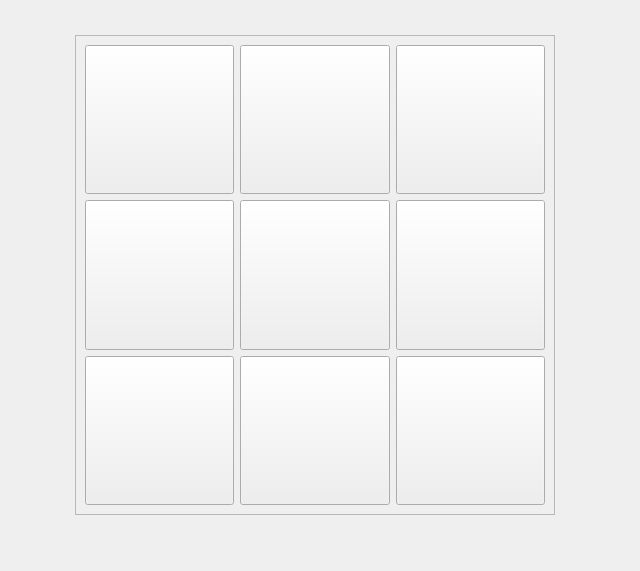
<?xml version="1.0" encoding="UTF-8"?>
<ui version="4.0">
 <class>Form</class>
 <widget class="QWidget" name="Form">
  <property name="geometry">
   <rect>
    <x>0</x>
    <y>0</y>
    <width>640</width>
    <height>571</height>
   </rect>
  </property>
  <property name="windowTitle">
   <string>Form</string>
  </property>
  <widget class="QLabel" name="label">
   <property name="geometry">
    <rect>
     <x>50</x>
     <y>10</y>
     <width>530</width>
     <height>530</height>
    </rect>
   </property>
   <property name="text">
    <string/>
   </property>
   <property name="pixmap">
    <pixmap>../../../../../../../Downloads/circle-png-circled-thin-icon-1600.png</pixmap>
   </property>
   <property name="scaledContents">
    <bool>true</bool>
   </property>
  </widget>
  <widget class="QFrame" name="frame">
   <property name="geometry">
    <rect>
     <x>75</x>
     <y>35</y>
     <width>480</width>
     <height>480</height>
    </rect>
   </property>
   <property name="frameShape">
    <enum>QFrame::StyledPanel</enum>
   </property>
   <property name="frameShadow">
    <enum>QFrame::Raised</enum>
   </property>
   <layout class="QGridLayout" name="gridLayout_2">
    <item row="0" column="1">
     <widget class="QPushButton" name="pushButton_12">
      <property name="sizePolicy">
       <sizepolicy hsizetype="Preferred" vsizetype="Preferred">
        <horstretch>0</horstretch>
        <verstretch>0</verstretch>
       </sizepolicy>
      </property>
      <property name="minimumSize">
       <size>
        <width>64</width>
        <height>128</height>
       </size>
      </property>
      <property name="text">
       <string/>
      </property>
      <property name="icon">
       <iconset>
        <normaloff>../../../../../../../Downloads/iOS/icons8-yii-framework-150(@3×).png</normaloff>../../../../../../../Downloads/iOS/icons8-yii-framework-150(@3×).png</iconset>
      </property>
      <property name="iconSize">
       <size>
        <width>32</width>
        <height>32</height>
       </size>
      </property>
     </widget>
    </item>
    <item row="2" column="0">
     <widget class="QPushButton" name="pushButton_9">
      <property name="sizePolicy">
       <sizepolicy hsizetype="Preferred" vsizetype="Preferred">
        <horstretch>0</horstretch>
        <verstretch>0</verstretch>
       </sizepolicy>
      </property>
      <property name="minimumSize">
       <size>
        <width>64</width>
        <height>64</height>
       </size>
      </property>
      <property name="text">
       <string/>
      </property>
      <property name="icon">
       <iconset>
        <normaloff>../../../../../../../Downloads/iOS/icons8-yii-framework-150(@3×).png</normaloff>../../../../../../../Downloads/iOS/icons8-yii-framework-150(@3×).png</iconset>
      </property>
      <property name="iconSize">
       <size>
        <width>32</width>
        <height>32</height>
       </size>
      </property>
     </widget>
    </item>
    <item row="2" column="2">
     <widget class="QPushButton" name="pushButton_8">
      <property name="sizePolicy">
       <sizepolicy hsizetype="Preferred" vsizetype="Preferred">
        <horstretch>0</horstretch>
        <verstretch>0</verstretch>
       </sizepolicy>
      </property>
      <property name="minimumSize">
       <size>
        <width>64</width>
        <height>128</height>
       </size>
      </property>
      <property name="text">
       <string/>
      </property>
      <property name="icon">
       <iconset>
        <normaloff>../../../../../../../Downloads/iOS/icons8-yii-framework-150(@3×).png</normaloff>../../../../../../../Downloads/iOS/icons8-yii-framework-150(@3×).png</iconset>
      </property>
      <property name="iconSize">
       <size>
        <width>32</width>
        <height>32</height>
       </size>
      </property>
     </widget>
    </item>
    <item row="2" column="1">
     <widget class="QPushButton" name="pushButton_10">
      <property name="sizePolicy">
       <sizepolicy hsizetype="Preferred" vsizetype="Preferred">
        <horstretch>0</horstretch>
        <verstretch>0</verstretch>
       </sizepolicy>
      </property>
      <property name="minimumSize">
       <size>
        <width>64</width>
        <height>128</height>
       </size>
      </property>
      <property name="text">
       <string/>
      </property>
      <property name="icon">
       <iconset>
        <normaloff>../../../../../../../Downloads/iOS/icons8-yii-framework-150(@3×).png</normaloff>../../../../../../../Downloads/iOS/icons8-yii-framework-150(@3×).png</iconset>
      </property>
      <property name="iconSize">
       <size>
        <width>32</width>
        <height>32</height>
       </size>
      </property>
     </widget>
    </item>
    <item row="0" column="0">
     <widget class="QPushButton" name="pushButton_13">
      <property name="sizePolicy">
       <sizepolicy hsizetype="Preferred" vsizetype="Preferred">
        <horstretch>0</horstretch>
        <verstretch>0</verstretch>
       </sizepolicy>
      </property>
      <property name="minimumSize">
       <size>
        <width>64</width>
        <height>128</height>
       </size>
      </property>
      <property name="text">
       <string/>
      </property>
      <property name="icon">
       <iconset>
        <normaloff>../../../../../../../Downloads/iOS/icons8-yii-framework-150(@3×).png</normaloff>../../../../../../../Downloads/iOS/icons8-yii-framework-150(@3×).png</iconset>
      </property>
      <property name="iconSize">
       <size>
        <width>32</width>
        <height>32</height>
       </size>
      </property>
     </widget>
    </item>
    <item row="0" column="2">
     <widget class="QPushButton" name="pushButton_11">
      <property name="sizePolicy">
       <sizepolicy hsizetype="Preferred" vsizetype="Preferred">
        <horstretch>0</horstretch>
        <verstretch>0</verstretch>
       </sizepolicy>
      </property>
      <property name="minimumSize">
       <size>
        <width>64</width>
        <height>128</height>
       </size>
      </property>
      <property name="text">
       <string/>
      </property>
      <property name="icon">
       <iconset>
        <normaloff>../../../../../../../Downloads/iOS/icons8-yii-framework-150(@3×).png</normaloff>../../../../../../../Downloads/iOS/icons8-yii-framework-150(@3×).png</iconset>
      </property>
      <property name="iconSize">
       <size>
        <width>32</width>
        <height>32</height>
       </size>
      </property>
     </widget>
    </item>
    <item row="1" column="2">
     <widget class="QPushButton" name="pushButton_14">
      <property name="sizePolicy">
       <sizepolicy hsizetype="Preferred" vsizetype="Preferred">
        <horstretch>0</horstretch>
        <verstretch>0</verstretch>
       </sizepolicy>
      </property>
      <property name="minimumSize">
       <size>
        <width>64</width>
        <height>128</height>
       </size>
      </property>
      <property name="text">
       <string/>
      </property>
      <property name="icon">
       <iconset>
        <normaloff>../../../../../../../Downloads/iOS/icons8-yii-framework-150(@3×).png</normaloff>../../../../../../../Downloads/iOS/icons8-yii-framework-150(@3×).png</iconset>
      </property>
      <property name="iconSize">
       <size>
        <width>32</width>
        <height>32</height>
       </size>
      </property>
     </widget>
    </item>
    <item row="1" column="1">
     <widget class="QPushButton" name="pushButton_15">
      <property name="sizePolicy">
       <sizepolicy hsizetype="Preferred" vsizetype="Preferred">
        <horstretch>0</horstretch>
        <verstretch>0</verstretch>
       </sizepolicy>
      </property>
      <property name="minimumSize">
       <size>
        <width>64</width>
        <height>128</height>
       </size>
      </property>
      <property name="text">
       <string/>
      </property>
      <property name="icon">
       <iconset>
        <normaloff>../../../../../../../Downloads/iOS/icons8-yii-framework-150(@3×).png</normaloff>../../../../../../../Downloads/iOS/icons8-yii-framework-150(@3×).png</iconset>
      </property>
      <property name="iconSize">
       <size>
        <width>32</width>
        <height>32</height>
       </size>
      </property>
     </widget>
    </item>
    <item row="1" column="0">
     <widget class="QPushButton" name="pushButton_16">
      <property name="sizePolicy">
       <sizepolicy hsizetype="Preferred" vsizetype="Preferred">
        <horstretch>0</horstretch>
        <verstretch>0</verstretch>
       </sizepolicy>
      </property>
      <property name="minimumSize">
       <size>
        <width>64</width>
        <height>128</height>
       </size>
      </property>
      <property name="text">
       <string/>
      </property>
      <property name="icon">
       <iconset>
        <normaloff>../../../../../../../Downloads/iOS/icons8-yii-framework-150(@3×).png</normaloff>../../../../../../../Downloads/iOS/icons8-yii-framework-150(@3×).png</iconset>
      </property>
      <property name="iconSize">
       <size>
        <width>32</width>
        <height>32</height>
       </size>
      </property>
     </widget>
    </item>
   </layout>
  </widget>
 </widget>
 <resources/>
 <connections/>
</ui>
